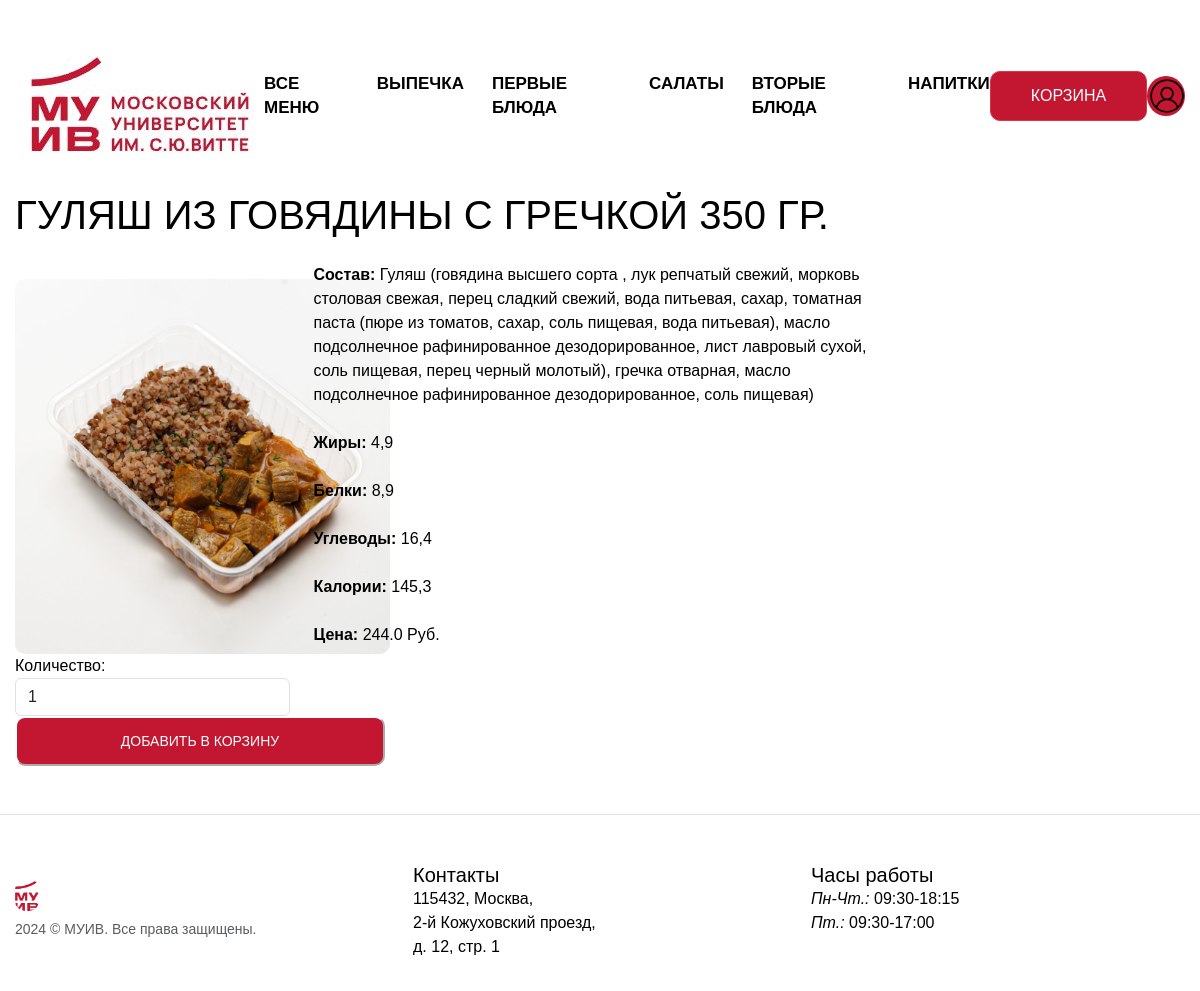
The app's page /menu/4 with its own data.
### app.py (models this page shows, shortened)
class Dish(db.Model):
    id = db.Column(db.Integer, primary_key=True)
    title = db.Column(db.String(50), nullable=False)
    image = db.Column(db.String(100))
    price = db.Column(db.Float, nullable=False)
    text = db.Column(db.Text, nullable=False)
    category = db.Column(db.String(50), nullable=False)
    fats = db.Column(db.String(50), nullable=False)
    proteins = db.Column(db.String(50), nullable=False)
    carbs = db.Column(db.String(50), nullable=False)
    calories = db.Column(db.String(50), nullable=False)

### app.py (the view)
@app.route('/menu/<int:id>')
def menu_detail(id):
    dish = Dish.query.get(id)
    return render_template('menu_detail.html', dish=dish)

### templates/menu_detail.html (shortened to what this page needs)
<!DOCTYPE html>
<html lang="ru">
<head>
    <link rel="stylesheet" href="https://cdn.jsdelivr.net/npm/bootstrap@5.3.2/dist/css/bootstrap.min.css">
    <link rel="stylesheet" href="{{ url_for('static', filename='css/stylemenu_detail.css') }}">
</head>
<body>
    <header class="header">
        <div class="container">
            <img src="{{ url_for('static', filename='images/icons/logo.png') }}" alt="" class="header__logo">
        <nav class="header__nav">
            <ul class="header__list">
                <li><a href="/menu">Все меню</a></li>
                <li><a href="/category/bakery">ВЫПЕЧКА</a></li>
                <li><a href="/category/first-dishes">ПЕРВЫЕ БЛЮДА</a></li>
                <li><a href="/category/salads">САЛАТЫ</a></li>
                <li><a href="/category/second-dishes">ВТОРЫЕ БЛЮДА</a></li>
                <li><a href="/category/drinks">НАПИТКИ</a></li>
            </ul>
        </nav>
            <a href="/cart" class="btn btn-danger">Корзина</a>
            {% if current_user.is_authenticated %}
                <a href="{{ url_for('profile', username=current_user.username) }}" class="image-btn btn-danger"></a>
            {% else %}
                <a href="{{ url_for('login') }}" class="image-btn btn-danger"></a>
            {% endif %}
        </div>
    </header>
    <main class="main">
        <div class="container">
            <h1>{{ dish.title }}</h1>
            <br>
            <div class="row">
                <div class="col-3">
                    <img src="{{ url_for('static', filename='images/' + dish.image) }}" alt="{{ dish.title }}">
                    <div class="row">
                        <div class="col">
                            <form action="{{ url_for('add_to_cart', dish_id=dish.id) }}" method="POST">
                                <div class="form-group">
                                    <label for="quantity">Количество:</label>
                                    <input type="number" name="quantity" id="quantity" class="form-control" value="1" min="1">
                                    <div class="col">
                                        <button type="submit" class="btn1 btn-danger">Добавить в корзину</button>
                                    </div>
                                </div>
                            </form>
                        </div>
                    </div>
                </div>
                <div class="col-6">
                    <ul>
                        <li><b>Состав: </b>{{ dish.text }}</li>
                        <br>
                        <li><b>Жиры: </b>{{ dish.fats }}</li>
                        <br>
                        <li><b>Белки: </b>{{ dish.proteins }}</li>
                        <br>
                        <li><b>Углеводы: </b>{{ dish.carbs }}</li>
                        <br>
                        <li><b>Калории: </b>{{ dish.calories }}</li>
                        <br>
                        <li><b>Цена: </b>{{ dish.price }} Руб.</li>
                    </ul>
                </div>
            </div>
        </div>
    </main>
    <footer class="container my-md-5 pt-md-5 border-top">
        <div class="row">
          <div class="col-12 col-md">
            <img class="mb-2" src="{{ url_for ('static', filename='images/icons/MUIV.png')}}" alt="" width="24" height="19">
            <small class="d-block mb-3 text-body-secondary">2024 © МУИВ. Все права защищены.</small>
          </div>
          <div class="col-6 col-md">
            <h5>Контакты</h5>
            <ul class="list-unstyled text-small">
              <li class="mb-1"><a href="https://yandex.ru/maps/-/CDUOzQIO" rel="nofollow" class="footer_link_icon link_address">115432, Москва,
                <br>2-й Кожуховский проезд,
                <br>д. 12, стр. 1</a></li>
            </ul>
          </div>
          <div class="col-6 col-md">
            <h5>Часы работы</h5>
            <ul class="list-unstyled text-small">
                <span>
                    <i>Пн-Чт.:</i>
                     09:30-18:15
                </span>
                <span>
                    <br><i>Пт.:</i> 09:30-17:00
                </span>
            </ul>
          </div>
        </div>
      </footer>
</body>
</html>

### static/css/stylemenu_detail.css (style rules this page uses)
body { margin: 0; font-family: 'Proxima Nova', Arial, sans-serif; background-color: white; color: #000; }
a { color: #000; text-decoration: none; }
ul { list-style: none; padding: 0; margin: 0; }
h1, h2, h4, h5, h6 { font-weight: 500; margin: 0; }
.container { max-width: 1575px; margin-left: auto; margin-right: auto; padding: 0 15px; }
.btn { display: flex; align-items: center; justify-content: center; cursor: pointer; width: 165px; height: 50px; font-weight: 500; font-size: 16px; text-transform: uppercase; background: #c21631; border-radius: 10px; color: white; }
.btn1 { display: flex; align-items: center; justify-content: center; cursor: pointer; width: 370px; height: 50px; font-weight: 300; font-size: 14px; text-transform: uppercase; background: #c21631; border-radius: 10px; border-color:white; color: white; }
.image-btn { width: 40px; height: 40px; border: none; background-color: #c21631; border-radius: 50%; background-image: url('/static/images/icons/person-circle.svg'); background-size: cover; }
.header { padding: 25px 0px; }
.header .container { display: flex; justify-content: space-between; align-items: center; }
.header__list { display: flex; gap: 28px; }
.header__nav a { font-size: 17px; font-weight: 700; text-transform: uppercase; line-height: 1; -webkit-transition: all 0.1s ease; transition: all 0.1s ease; }
img { max-width: 375px; height: auto; border-radius: 10px; margin-top: 1rem; }

### records on screen
Dish: title "ГУЛЯШ ИЗ ГОВЯДИНЫ С ГРЕЧКОЙ 350 ГР.", image (picture), text "Гуляш (говядина высшего сорта , лук репчатый свежий, морковь столовая свежая, перец сладкий свежий, вода питьевая, сахар, томатная паста (пюре из томатов, сахар, соль пищевая, вода питьевая), масло подсолнечное рафинированное дезодорированное, лист лавровый сухой, соль пищевая, перец черный молотый), гречка отварная, масло подсолнечное рафинированное дезодорированное, соль пищевая)", fats "4,9", proteins "8,9", carbs "16,4", calories "145,3", price "244.0"
